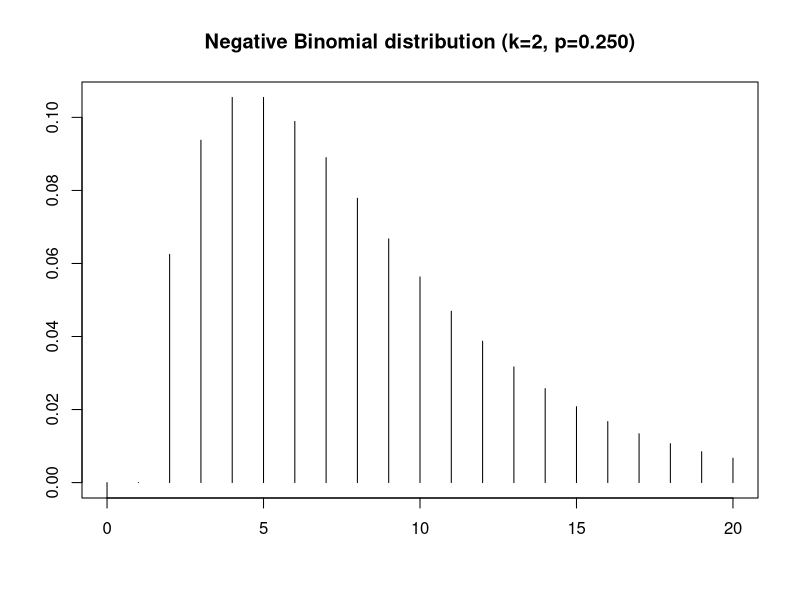

The R source for this figure:

#' Negative Binomial Plot
#'   u(x, k, p) = choose(x-1, k-1) * p^(k) * q^(x-k)

n=20
x=0:n
p=0.25
k=2
y=sapply(x, function(x) choose(x-1, k-1) * p^(k) * (1-p)^(x-k))

par(mfrow=c(1,1))
plot(c(), xlab='', ylab='', ylim=c(0,max(y)), xlim=c(0,n),
     main=sprintf('Negative Binomial distribution (k=%d, p=%0.3f)', k, p),)
for (i in 1:length(x)) {
  lines(c(x[i], x[i]), c(0, y[i]))
}
